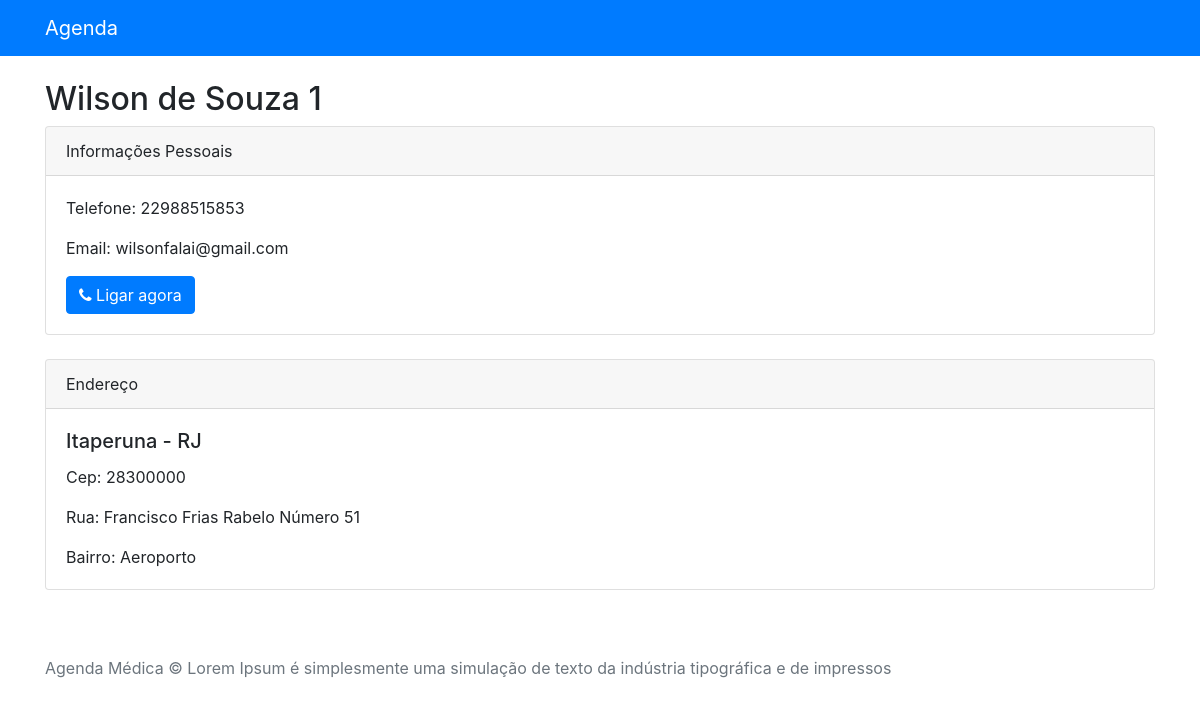
Screenshot of /site/view/1 with the database file from the repository.
### tables this page shows
CREATE TABLE `contact` (
  `id` int(11) NOT NULL AUTO_INCREMENT,
  `name` varchar(128) NOT NULL,
  `email` varchar(128) NOT NULL,
  `phone` varchar(32) NOT NULL,
  `city` varchar(64) DEFAULT NULL,
  `postal_code` varchar(32) DEFAULT NULL,
  `neighbor` varchar(64) DEFAULT NULL,
  `street` varchar(64) DEFAULT NULL,
  `number` varchar(32) DEFAULT NULL,
  `state` char(2) DEFAULT NULL,
  `created_at` timestamp NOT NULL DEFAULT CURRENT_TIMESTAMP,
  `updated_at` timestamp NOT NULL DEFAULT CURRENT_TIMESTAMP ON UPDATE CURRENT_TIMESTAMP,
  PRIMARY KEY (`id`)
);

### app/Controllers/SiteController.php (called while the page is built, shortened)
<?php
class SiteController extends BaseController
{
    public function view($id){
        $model = new Contact(DataBase::getDataBase());
        $this->view->contact  = $model->findOne($id);
        $this->renderView('site/view','layout-site');
    }
}

### core/bootstrap.php (called while the page is built, shortened)
<?php
$routes = require_once __DIR__ . "/../app/routes.php";
$route = new \Core\Route($routes);

### public/index.php (called while the page is built, shortened)
<?php
require_once __DIR__ . "/../core/bootstrap.php";

### core/BaseModel.php (called while the page is built, shortened)
<?php
class BaseModel
{
    public $pdo;
    protected  $table;
    public function __construct(PDO $pdo)
    {
        $this->pdo = $pdo;
    }
    public function findOne($id){
        $query = "SELECT * FROM {$this->table} where id = {$id}";
        $sth = $this->pdo->prepare($query);
        $sth->execute();
        $result = $sth->fetch();
        return $result;
    }
}

### app/database.php (called while the page is built)
<?php
return [
    'mysql' => [
        'host' => 'localhost',
        'database' => 'madeiramadeira',
        'user' => 'root',
        'password' => 'luizaroot',
        'charset' => 'utf8',
        'collation' => 'utf8_general_ci'
    ]
];

### core/DataBase.php (called while the page is built, shortened)
<?php
class DataBase
{
    public static function getDataBase()
    {
        $conf = include_once __DIR__ . "/../app/database.php";
        $host = $conf['mysql']['host'];
        $db = $conf['mysql']['database'];
        $user = $conf['mysql']['user'];
        $pass = $conf['mysql']['password'];
        $charset = $conf['mysql']['charset'];
        $collation = $conf['mysql']['collation'];
        try {
            $pdo = new PDO("mysql:host=$host;dbname=$db;charset=$charset", $user, $pass);
            $pdo->setAttribute(PDO::ATTR_ERRMODE, PDO::ERRMODE_EXCEPTION);
            $pdo->setAttribute(PDO::MYSQL_ATTR_INIT_COMMAND, "SET NAMES '$charset' COLLATE '$collation'");
            $pdo->setAttribute(PDO::ATTR_DEFAULT_FETCH_MODE, PDO::FETCH_OBJ);
            return $pdo;
        } catch (PDOException $e) {
            echo $e->getMessage();
        }
    }
}

### app/Views/site/view.phtml (the view, shortened to what this page needs)
<div class="container">
    <div class="row">
        <div class="col-md-12">
            <br>
            <h2> <?= $this->view->contact->name; ?></h2>
            <div class="card">
                <div class="card-header">
                    Informações Pessoais
                </div>
                <div class="card-body">
                    <p class="card-text">Telefone: <?= $this->view->contact->phone; ?></p>
                    <p class="card-text">Email: <?= $this->view->contact->email; ?> </p>
                    <a  href="#" class="btn btn-primary"> <i class="fa fa-phone" aria-hidden="true"></i> Ligar agora</a>
                </div>
            </div>
            <br>
            <div class="card">
                <div class="card-header">
                    Endereço
                </div>
                <div class="card-body">
                    <h5 class="card-title"><?= $this->view->contact->city; ?> - <?= $this->view->contact->state; ?></h5>
                    <p class="card-text">Cep: <?= $this->view->contact->postal_code; ?></p>
                    <p class="card-text">Rua: <?= $this->view->contact->street; ?> Número <?= $this->view->contact->number; ?> </p>
                    <p class="card-text">Bairro: <?= $this->view->contact->neighbor; ?></p>
                </div>
            </div>
        </div>
        </div>
    </div>

### rows the page displays
contact: name "Wilson de Souza 1", phone "22988515853", email "wilsonfalai@gmail.com", city "Itaperuna", state "RJ", postal_code "28300000", street "Francisco Frias Rabelo", number "51", neighbor "Aeroporto"
